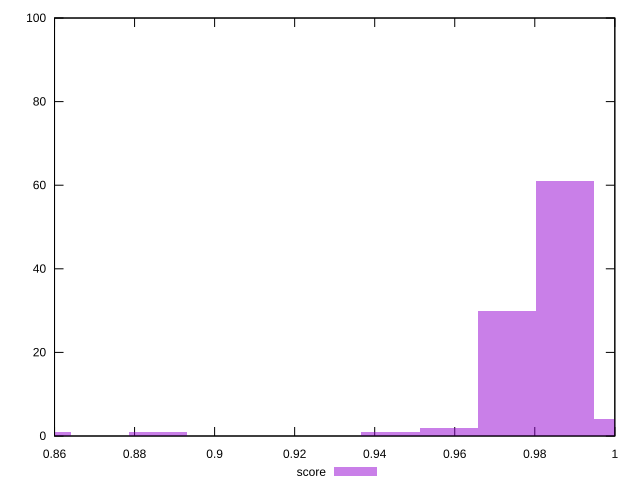

gnuplot code for this plot:
reset

$score <<EOF
0.9875029552563772 61
0.9729808529731953 30
1.0020250575395593 4
0.856804034707739 1
0.9584587506900132 2
0.9439366484068312 1
0.885848239274103 1
EOF

set key outside below
set boxwidth 0.014522102283182018
set xrange [0.86:1]
set yrange [0:100]
set trange [0:100]
set style fill transparent solid 0.5 noborder
set terminal svg size 640, 490 enhanced background rgb 'white'
set output "report_00009_2021-02-08T22-37-41.559Z/total-blocking-time/samples/pages+cached+noadtech+nomedia/score/histogram.svg"

plot $score title "score" with boxes

reset
